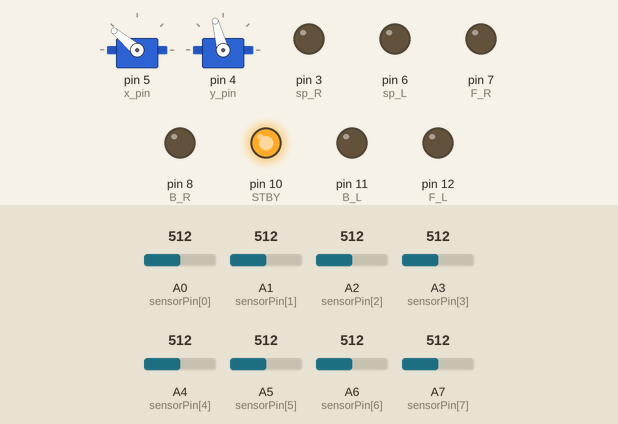
A sketch run on a simulated Arduino Nano, built with avr-gcc and run on an emulated ATmega328P. Parts: 2 × servo, output pins drawn as LEDs (lit = HIGH). The inputs (shaded band) are chosen by the test bench; at power-on: A0 (sensorPin[0]) = 512, A1 (sensorPin[1]) = 512, A2 (sensorPin[2]) = 512, A3 (sensorPin[3]) = 512, A4 (sensorPin[4]) = 512, A5 (sensorPin[5]) = 512, A6 (sensorPin[6]) = 512, A7 (sensorPin[7]) = 512.

Above: at 2.2 s.
2.3 s: A0 (sensorPin[0]) set to 785
3.8 s: A0 (sensorPin[0]) set to 806
At 3.95 s:
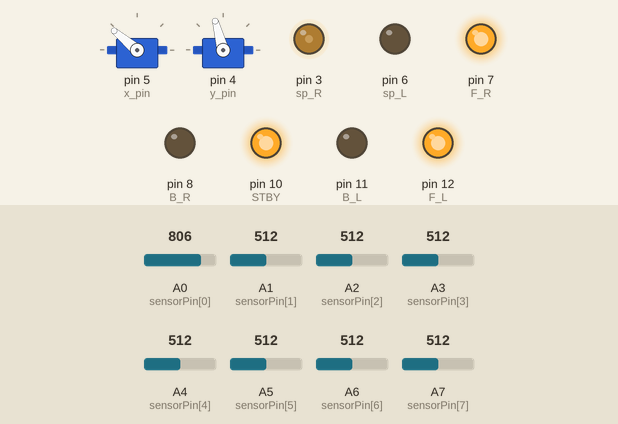
At 5.6 s:
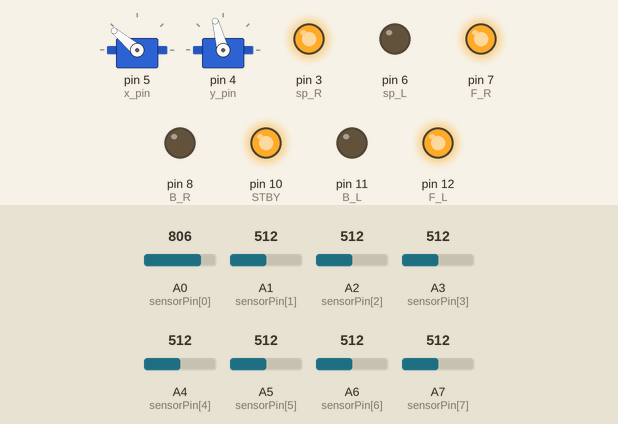
6.3 s: A1 (sensorPin[1]) set to 791
7.8 s: A1 (sensorPin[1]) set to 815
At 9.0 s:
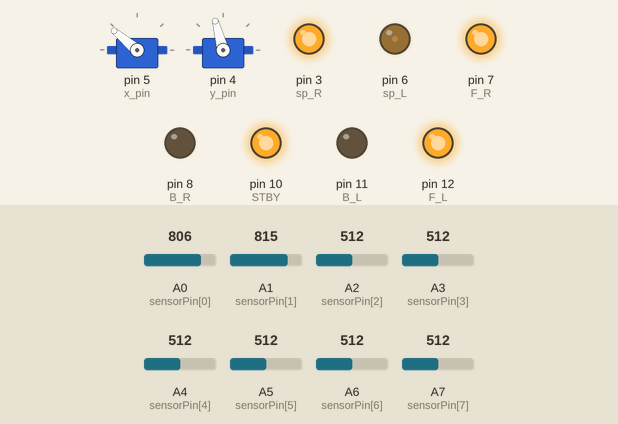
9.3 s: A2 (sensorPin[2]) set to 785
10.8 s: A2 (sensorPin[2]) set to 814
At 11.5 s:
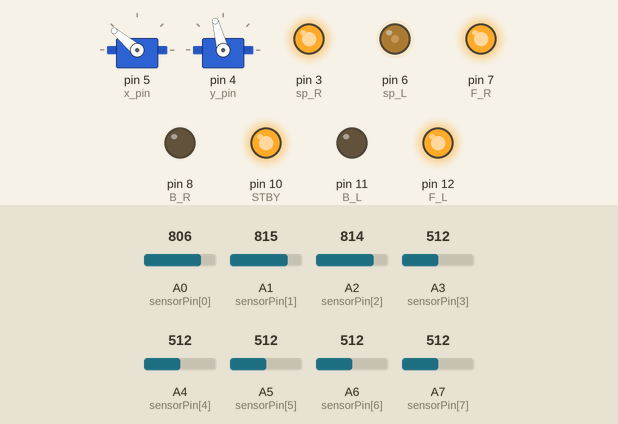
Timing chart, 0 to 13.3 s (numbered marks = the images above; inputs shaded):
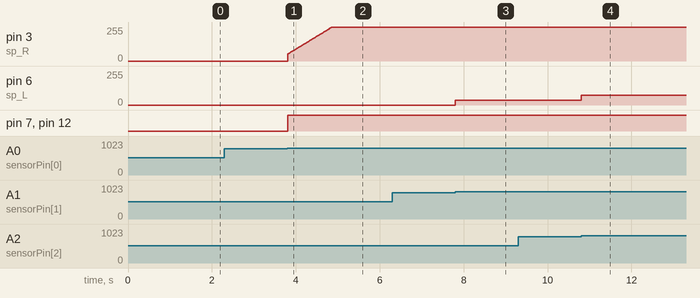

The sketch:

SnailV1.ino
```cpp
/**
 * @file SnailV1.ino
 * @brief Main sketch for the Snail V1 line-following robot.
 *
 * This file contains the main setup and loop functions. All robot-specific
 * functionality is abstracted into controlLibrary.h.
 */
#include "controlLibrary.h"


/**
 * @brief ฟังก์ชัน setup จะทำงานเพียงครั้งเดียวเมื่อโปรแกรมเริ่มทำงาน
 *        (The setup function runs once when you press reset or power the board)
 *
 * ความซ้ำซ้อนของโค้ด: โค้ด เช่น pinMode(...), servo_x.attach(...), delay(1000) และ clearPid()
 * ทั้งหมดนี้มีอยู่แล้วในฟังก์ชัน beginFnc() การเก็บโค้ดไว้ในที่เดียว (คือใน controlLibrary.h)
 * ช่วยให้การแก้ไขและดูแลรักษาโค้ดในอนาคตทำได้ง่ายขึ้นครับ
 * ความชัดเจน: การทำให้ฟังก์ชัน setup() เหลือเพียง beginFnc(); ทำให้เห็นภาพรวมของโปรแกรมได้ง่ายขึ้น
 * ว่าส่วน setup คือการ "เริ่มต้นการทำงานของหุ่นยนต์" โดยมีรายละเอียดการทำงานอยู่ในไลบรารีที่แยกไว้
 */
void setup() {
  // เรียกใช้ฟังก์ชัน beginFnc() จาก controlLibrary.h เพื่อตั้งค่าเริ่มต้นทั้งหมดของหุ่นยนต์
  // (Calls beginFnc() from controlLibrary.h to initialize all robot components)
  beginFnc();
}

void loop() {
/*
* ภาพรวมการทำงานของ followLine()
* ฟังก์ชันนี้มีหน้าที่อ่านค่าจากเซนเซอร์ตรวจจับเส้น, คำนวณว่าหุ่นยนต์อยู่ห่างจากศูนย์กลางของเส้นมากน้อยแค่ไหน (ค่า Error),
* จากนั้นใช้ค่า Error นี้ไปคำนวณในระบบควบคุมแบบ PID เพื่อปรับความเร็วของล้อซ้ายและขวาให้หุ่นยนต์วิ่งกลับมาอยู่กลางเส้นเสมอ
* สรุปง่ายๆ คือ followLine() เป็นวงจรการทำงานที่เกิดขึ้นซ้ำๆ อย่างรวดเร็ว (อ่าน -> คำนวณ -> ปรับแก้)
* เพื่อให้หุ่นยนต์สามารถวิ่งตามเส้นได้อย่างราบรื่นครับ
*/
  followLine();
}
```

controlLibrary.h
```cpp
#ifndef CONTROLLIBRARY_H
#define CONTROLLIBRARY_H

#include <Servo.h> // สำหรับควบคุมเซอร์โว
#include "pidLibrary.h" // สำหรับใช้ฟังก์ชันควบคุม PID

// ===================================
// กำหนดขาใช้งานและตัวแปร (Pins and Variables)
// ===================================

// ขาควบคุมมอเตอร์ซ้าย (Motor Left)
#define sp_L 6 // สปีดซ้าย (PWM)
#define F_L 12 // เดินหน้าซ้าย
#define B_L 11 // ถอยหลังซ้าย

// ขาควบคุมมอเตอร์ขวา (Motor Right)
#define sp_R 3 // สปีดขวา (PWM)
#define F_R 7 // เดินหน้าขวา
#define B_R 8 // ถอยหลังขวา

#define STBY 10 // ขา Standby ของไดรเวอร์มอเตอร์ TB6612

// ขาควบคุมเซอร์โว (Servo Pins)
#define x_pin 5 // ขาควบคุมเซอร์โวแกน x (แขนหนีบ)
#define y_pin 4 // ขาควบคุมเซอร์โวแกน y (แขนยก)

Servo servo_x; // ออบเจกต์สำหรับเซอร์โวแกน x
Servo servo_y; // ออบเจกต์สำหรับเซอร์โงแกน y

// เซนเซอร์ (Sensor)
int sensorPin[8] = {A0, A1, A2, A3, A4, A5, A6, A7}; // กำหนดขาอนาล็อก A0-A7 สำหรับเซนเซอร์ตรวจจับเส้น
String detectLine = "00000000"; // ตัวแปรเก็บสถานะเซนเซอร์เป็น String 8 ตัว

// ตัวแปรควบคุมความเร็ว
int sp = 50; // ความเร็วเริ่มต้น (Set Point Speed)
int maxSp = 255; // ความเร็วสูงสุด
unsigned long tUpSp = 0; // ตัวแปรสำหรับฟังก์ชัน upSpeed

// ===================================
// การประกาศฟังก์ชัน (Function Prototypes)
// ===================================

void beginFnc();
String getSensor();
int getErrorInput(String L);
void followLine();
bool checkGrid();
int countGrid(int n);
void stopRobot();
void upSpeed();
void moveFor();
void turnRight90(); // เลี้ยวขวา 90 องศา
void turnLeft90(); // เลี้ยวซ้าย 90 องศา
void turnRight180(); // เลี้ยวขวา 180 องศา
void turnLeft180(); // เลี้ยวซ้าย 180 องศา
void keepup_object(); // ฟังก์ชั่นหยิบของ
void put_object(); // ฟังก์ชั่นวางของ
void backToLine();

// ===================================
// การนิยามฟังก์ชัน (Function Definitions)
// ===================================

/**
 * @brief ฟังก์ชันเริ่มต้นการทำงานของหุ่นยนต์ (Setup)
 */
void beginFnc(){
  pinMode(sp_L, OUTPUT); pinMode(F_L, OUTPUT); // กำหนดขาควบคุมมอเตอร์ซ้ายเป็น OUTPUT
  pinMode (B_L, OUTPUT);
  pinMode(sp_R, OUTPUT); pinMode(F_R, OUTPUT); // กำหนดขาควบคุมมอเตอร์ขวาเป็น OUTPUT
  pinMode (B_R, OUTPUT);
  pinMode (STBY, OUTPUT); // กำหนดขา STBY เป็น OUTPUT
  delay(1000); // หน่วงเวลา 1 วินาที
  digitalWrite(STBY, 1); // เปิดใช้งานไดรเวอร์มอเตอร์
  servo_x.attach(x_pin); // เชื่อมต่อขาสัญญาณเซอร์โว x
  servo_y.attach(y_pin); // เชื่อมต่อขาสัญญาณเซอร์โว y
  servo_x.write(140); // ตั้งค่าเริ่มต้น: คลายแขน
  servo_y.write(105); // ตั้งค่าเริ่มต้น: ยกแขนลง
  clearPid(); // ล้างค่า PID
}

/**
 * @brief ฟังก์ชันอ่านค่าจากเซนเซอร์ตรวจจับเส้น 8 ตัว
 * @return String 8 ตัวอักษร ("0" หรือ "1")
 */
String getSensor(){
  String x = ""; //
  for(int i=0;i<8;i++){ // วนลูปอ่านค่าเซนเซอร์ 8 ตัว
    if(analogRead(sensorPin[i]) >= 800){ // ตรวจจับค่าอนาล็อก
      x += "1"; // "1" คือพบเส้น
    }else{
      x += "0"; // "0" คือไม่พบเส้น
    }
  }
  return(x); // ส่งคืนค่าสถานะเซนเซอร์
}

/**
 * @brief ฟังก์ชันแปลงค่าสถานะเซนเซอร์เป็นค่า Error สำหรับ PID
 * @param L ค่า String สถานะเซนเซอร์ที่อ่านได้
 * @return int ค่า Error (-7 ถึง 7) หรือ 100 (กรณีไม่พบ/หลุดเส้น)
 */
int getErrorInput(String L){
  int e;
  if (L == "10000000") {e = -7;}
  else if (L == "11000000") {e = -6;}
  else if (L == "11100000") {e = -5;}
  else if (L == "01100000") {e = -4;}
  else if (L == "01110000") {e = -3;}
  else if (L == "00110000") {e = -2;}
  else if (L == "00111000") {e = -1;}
  else if (L == "00011000") {e = 0;}
  else if (L == "00011100") {e = 1;}
  else if (L == "00001100") {e = 2;}
  else if (L == "00001110") {e = 3;}
  else if (L == "00000110") {e = 4;}
  else if (L == "00000111") {e = 5;}
  else if (L == "00000011") {e = 6;}
  else if (L == "00000001") {e = 7;}
  else{ e = 100;} // ไม่พบเส้น/หลุดเส้น

  return(e);
}

/**
 * @brief ฟังก์ชันควบคุมให้หุ่นยนต์วิ่งตามเส้นด้วย PID
 */
void followLine() {
  // 1. อ่านค่าจากเซนเซอร์: เรียกใช้ getSensor() เพื่ออ่านสถานะของเซนเซอร์ทั้ง 8 ตัว
  // ผลลัพธ์ที่ได้จะเป็น String 8 หลัก เช่น "00011000" (1=เจอเส้น, 0=ไม่เจอ)
  detectLine = getSensor();
  // 2. แปลงค่าเซนเซอร์เป็นค่า Error: นำ String ที่ได้ไปให้ getErrorInput() แปลงเป็นค่าตัวเลข
  // - ค่า Error จะอยู่ในช่วง -7 (หุ่นยนต์อยู่ขวาของเส้นมาก) ถึง 7 (หุ่นยนต์อยู่ซ้ายของเส้นมาก)
  // - ค่า 0 หมายถึงหุ่นยนต์อยู่กลางเส้นพอดี
  // - ค่า 100 หมายถึงไม่พบเส้นเลย (หลุดเส้น)
  int errorInput = getErrorInput(detectLine);

  // 3. ตรวจสอบว่าหุ่นยนต์หลุดเส้นหรือไม่
  if (errorInput != 100) { // ถ้ายังเจอเส้นอยู่ (error ไม่ใช่ 100)
    float pidout;

    // 4. เพิ่มความเร็ว: เรียกใช้ upSpeed() เพื่อค่อยๆ เพิ่มความเร็วพื้นฐาน (sp) ของหุ่นยนต์
    upSpeed();

    // 5. คำนวณค่า PID: นำค่า errorInput ไปคำนวณในฟังก์ชัน PID
    // pidFNC(ค่าที่วัดได้, ค่าเป้าหมาย, Kp, Ki, Kd)
    // - errorInput: ค่า Error ปัจจุบัน
    // - 0: คือค่าเป้าหมาย (Set Point) เราต้องการให้ Error เป็น 0
    // - Kp=1, Ki=0, Kd=0.7: คือค่าคงที่ของ PID สำหรับปรับจูนการตอบสนอง
    // ผลลัพธ์ (pidout) คือค่าที่ต้องนำไปปรับแก้การเคลื่อนที่
    pidout = pidFNC(errorInput, 0, 1, 0, 0.7);

    // 6. แปลงค่า PID เป็นค่าปรับความเร็ว: ใช้ map() เพื่อแปลงค่า pidout
    // ให้อยู่ในช่วงความเร็วที่จะนำไปปรับล้อ (-sp ถึง sp)
    int spout = map(round(pidout), -7, 7, -sp, sp);

    // 7. คำนวณความเร็วล้อซ้ายและขวา:
    // - ถ้าหุ่นยนต์เบนไปทางขวา (error > 0, spout > 0): ล้อซ้ายจะช้าลง, ล้อขวาจะเร็วขึ้น -> หุ่นยนต์จะเลี้ยวซ้าย
    // - ถ้าหุ่นยนต์เบนไปทางซ้าย (error < 0, spout < 0): ล้อซ้ายจะเร็วขึ้น, ล้อขวาจะช้าลง -> หุ่นยนต์จะเลี้ยวขวา
    int speedL = sp - spout; // ปรับความเร็วล้อซ้าย
    int speedR = sp + spout; // ปรับความเร็วล้อขวา

    // 8. จำกัดช่วงความเร็ว: ตรวจสอบให้แน่ใจว่าค่าความเร็วที่คำนวณได้
    // ไม่เกินความเร็วสูงสุด (sp) และไม่ต่ำกว่า 0
    if(speedL > sp){speedL = sp;}
    if (speedL < 0){speedL = 0;}
    if(speedR > sp){speedR = sp;}
    if (speedR < 0){speedR = 0;}

    // 9. สั่งให้มอเตอร์ทำงาน: ส่งค่าความเร็วที่คำนวณได้ (speedL, speedR)
    // ไปยังขา PWM ของมอเตอร์เพื่อให้หุ่นยนต์เคลื่อนที่ไปข้างหน้าพร้อมกับการปรับทิศทาง
    digitalWrite(F_L, 1); digitalWrite(B_L, 0); analogWrite(sp_L, speedL); // ล้อซ้ายเดินหน้า
    digitalWrite(F_R, 1); digitalWrite(B_R, 0); analogWrite(sp_R, speedR); // ล้อขวาเดินหน้า
  }
  // หากหลุดเส้น (errorInput == 100) ฟังก์ชันจะไม่ทำอะไรเลย
  // มอเตอร์จะยังคงทำงานด้วยความเร็วล่าสุดก่อนที่จะหลุดเส้น
}

/**
 * @brief ตรวจสอบว่าหุ่นยนต์อยู่บนพื้นที่ตาราง (Grid) หรือไม่
 * @return bool True ถ้าพบ Grid, False ถ้าไม่พบ
 */
bool checkGrid(){
  String ch = getSensor();
  // เงื่อนไขการตรวจจับ Grid (เซนเซอร์ตั้งแต่ 4 ตัวขึ้นไปติด)
  if(ch == "00001111" ||
     ch == "00011111" ||
     ch == "00111111" ||
     ch == "01111111" ||
     ch == "11111111" ||
     ch == "11111110" ||
     ch == "11111100" ||
     ch == "11111000" ||
     ch == "11110000"
  ) {
    return (true);
  } else {
    return (false);
  }
}

/**
 * @brief นับจำนวน Grid ที่หุ่นยนต์วิ่งผ่าน
 * @param n ค่าเริ่มต้นของ Grid Count
 * @return int จำนวน Grid ที่นับได้
 */
int countGrid(int n){
  if(checkGrid()){
    delay(10);
    if(checkGrid()){ // ตรวจสอบซ้ำ
      //
    }
  }
  n ++; // นับ Grid เพิ่ม
  while(checkGrid()); // รอจนกว่าจะพ้นพื้นที่ Grid
  return (n);
}

/**
 * @brief ฟังก์ชันหยุดหุ่นยนต์
 */
void stopRobot() {
  digitalWrite(F_L, 1); digitalWrite(B_L, 1);
  digitalWrite(F_R, 1); digitalWrite(B_R, 1);
  sp = 50; // กำหนดความเร็วเริ่มต้นกลับไปที่ 50
}

/**
 * @brief ฟังก์ชันเพิ่มความเร็วหุ่นยนต์
 */
void upSpeed() {
  if (millis() - tUpSp >= 10) {
     sp += 2;
     tUpSp = millis();
  }
  if (sp > maxSp) {sp = maxSp;}
}

/**
 * @brief ฟังก์ชันเดินหน้า
 */
void moveFor() {
  digitalWrite(F_L, 1); digitalWrite(B_L, 0); analogWrite(sp_L, sp);
  digitalWrite(F_R, 1); digitalWrite(B_R, 0); analogWrite(sp_R, sp);
}

/**
 * @brief ฟังก์ชันเลี้ยวขวา 90 องศา
 */
void turnRight90() {
  String ch;
  while(true) {
    upSpeed();
    digitalWrite(F_L, 1); digitalWrite(B_L, 0); analogWrite(sp_L, sp); // ล้อซ้ายเดินหน้า
    digitalWrite(F_R, 0); digitalWrite(B_R, 1); analogWrite(sp_R, sp); // ล้อขวาถอยหลัง (หมุนขวา)
    ch = getSensor();
    // ch == "00000011" || ch == "00000001" || ch == "00000110" (พบเส้นด้านขวา)
    if (ch == "00000011" || ch == "00000001" || ch == "00000110") {
      break;
    }
  }
}

#endif // CONTROLLIBRARY_H

/**
 * @brief ฟังก์ชันเลี้ยวซ้าย 90 องศา
 */
void turnLeft90() {
  String ch;
  while(true) {
    upSpeed();
    digitalWrite(F_L, 0); digitalWrite(B_L, 1); analogWrite(sp_L, sp); // ล้อซ้ายถอยหลัง
    digitalWrite(F_R, 1); digitalWrite(B_R, 0); analogWrite(sp_R, sp); // ล้อขวาเดินหน้า (หมุนซ้าย)
    ch = getSensor();
    // ch == "11000000" || ch == "10000000" || ch == "01100000" (พบเส้นด้านซ้าย)
    if (ch == "11000000" || ch == "10000000" || ch == "01100000") {
      break;
    }
  }
}

/**
 * @brief ฟังก์ชันเลี้ยวขวา 180 องศา
 */
void turnRight180() {
  // การเลี้ยว 180 องศา คือการเรียกใช้ฟังก์ชันเลี้ยว 90 องศา สองครั้ง
  //
  // ฟังก์ชัน turnRight90() ไม่ได้หมายถึง "หมุนตัวเป็นเวลา X วินาที" แต่หมายถึง "หมุนตัวไปทางขวาเรื่อยๆ จนกว่า
  // จะเจอเส้นในตำแหน่ง 90 องศา"
  // เมื่อฟังก์ชัน turnRight90() ทำงานเสร็จสิ้น หุ่นยนต์จะอยู่ในตำแหน่งที่เจอเส้นที่มุม 90 องศาพอดี
  //
  // เราไม่จำเป็นต้องมีการตรวจสอบเส้น (getSensor()) ระหว่างการเลี้ยวทั้งสองครั้ง เพราะฟังก์ชัน turnRight90()
  // ได้จัดการเรื่องการหาเส้นให้เราเรียบร้อยแล้วในแต่ละขั้นตอน
  turnRight90(); // เลี้ยว 90 องศาครั้งแรก
  delay(50);    // หน่วงเวลาเล็กน้อยเพื่อให้หุ่นยนต์นิ่ง
  turnRight90(); // เลี้ยว 90 องศาครั้งที่สอง
}

/**
 * @brief ฟังก์ชันเลี้ยวซ้าย 180 องศา
 */
void turnLeft180() {
  // การเลี้ยว 180 องศาที่ถูกต้องคือการเลี้ยว 90 องศาสองครั้ง
  // เราไม่จำเป็นต้องมีการตรวจสอบเส้น (getSensor()) ระหว่างการเลี้ยวทั้งสองครั้ง เพราะฟังก์ชัน turnLeft90()
  // ได้จัดการเรื่องการหาเส้นให้เราเรียบร้อยแล้วในแต่ละขั้นตอน
  turnLeft90(); // เลี้ยว 90 องศาครั้งแรก
  delay(50);    // หน่วงเวลาเล็กน้อยเพื่อให้หุ่นยนต์นิ่ง
  turnLeft90(); // เลี้ยว 90 องศาครั้งที่สอง
}

/**
 * @brief ฟังก์ชันหยิบของ
 */
void keepup_object() {
  servo_x.write(65); // หนีบแขน
  delay(500);
  servo_y.write(90); // ยกแขนขึ้น
  delay(500);
}

/**
 * @brief ฟังก์ชันวางของ
 */
void put_object() {
  servo_y.write(105); // ยกแขนลง
  delay(500);
  servo_x.write(149); // คลายแขน
  delay(500);
}

/**
 * @brief ฟังก์ชันถอยหลังจนพบเส้น (Back to Line)
 */
void backToLine() {
  String ch;
  while(true) {
    upSpeed();
    digitalWrite(F_L, 0); digitalWrite(B_L, 1); analogWrite(sp_L, 50); // ล้อซ้ายถอยหลัง
    digitalWrite(F_R, 0); digitalWrite(B_R, 1); analogWrite(sp_R, 50); // ล้อขวาถอยหลัง (ถอยตรง)
    ch = getSensor();
    // ch == "11110000" || ch == "00001111" || ch == "11111111" (ตรวจพบเส้น)
    if (ch == "11110000" || ch == "00001111" || ch == "11111111") {
      break;
    }
  }
}
```

pidLibrary.h
```cpp
#ifndef PIDLIBRARY_H
#define PIDLIBRARY_H

float integrateError = 0;
unsigned long lastTime = 0;
float lastError =0;
float pidFNC(float input,float setPoint,float kp,float ki,float kd);
void clearPid();

float pidFNC(float input,float setPoint,float kp,float ki,float kd){
  float error = setPoint - input;
  unsigned long t = millis();
  float dt = (float)(t - lastTime)/1000.0;

  integrateError += error*dt;
  if(integrateError >= 100) integrateError = 100;
  if(integrateError <= -100) integrateError = -100;

  float dr = (error-lastError)/dt;

  float out = kp*error+ ki*integrateError + kd*dr;
  lastTime = t;
  lastError = error;

  return out;
}

void clearPid(){
  lastTime = millis();
  lastError = 0;
  integrateError = 0;
}

#endif // PIDLIBRARY_H
```

Measured:
- the behaviour switches between 799 and 800 on A0 (sensorPin[0]) (found by bisection; images 0 and 1)
- after the input at 2.3 s, every drawn part: stays the same
- after the input at 3.8 s, pin 3 (sp_R): moves from 0/255 to 255/255 over 1.1 s, starting at once; pin 7 (F_R), pin 12 (F_L): LOW → HIGH at once
- after the input at 6.3 s, every drawn part: stays the same
- after the input at 7.8 s, pin 6 (sp_L): 0/255 → 37/255 at once
- after the input at 9.3 s, every drawn part: stays the same
- after the input at 10.8 s, pin 6 (sp_L): 37/255 → 73/255 at once
